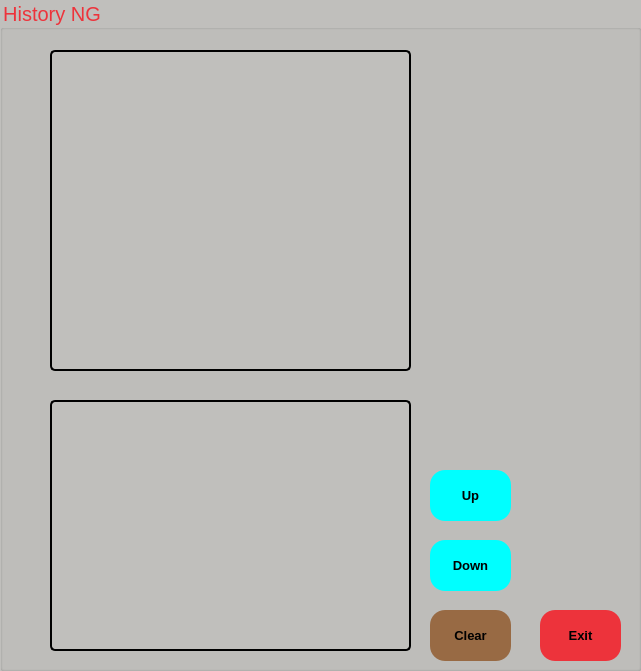
   <widget class="QGroupBox" name="history_NG">
    <property name="geometry">
     <rect>
      <x>160</x>
      <y>0</y>
      <width>641</width>
      <height>671</height>
     </rect>
    </property>
    <property name="font">
     <font>
      <pointsize>15</pointsize>
      <stylestrategy>PreferDefault</stylestrategy>
      <kerning>true</kerning>
     </font>
    </property>
    <property name="styleSheet">
     <string notr="true">color: rgb(237, 51, 59);
background-color: rgb(192, 191, 188);</string>
    </property>
    <property name="title">
     <string>History NG</string>
    </property>
    <widget class="QPushButton" name="but_up">
     <property name="geometry">
      <rect>
       <x>430</x>
       <y>470</y>
       <width>81</width>
       <height>51</height>
      </rect>
     </property>
     <property name="font">
      <font>
       <pointsize>10</pointsize>
       <weight>75</weight>
       <bold>true</bold>
      </font>
     </property>
     <property name="styleSheet">
      <string notr="true">background-color: rgb(0, 255, 255);
color: rgb(255, 255, 255);
color: rgb(0, 0, 0);
border-radius:15px;
</string>
     </property>
     <property name="text">
      <string>Up</string>
     </property>
    </widget>
    <widget class="QPushButton" name="but_down">
     <property name="geometry">
      <rect>
       <x>430</x>
       <y>540</y>
       <width>81</width>
       <height>51</height>
      </rect>
     </property>
     <property name="font">
      <font>
       <pointsize>10</pointsize>
       <weight>75</weight>
       <bold>true</bold>
      </font>
     </property>
     <property name="styleSheet">
      <string notr="true">background-color: rgb(0, 255, 255);
color: rgb(255, 255, 255);
color: rgb(0, 0, 0);
border-radius:15px;
</string>
     </property>
     <property name="text">
      <string>Down</string>
     </property>
    </widget>
    <widget class="QLabel" name="space_to_display_history_NG">
     <property name="geometry">
      <rect>
       <x>50</x>
       <y>50</y>
       <width>361</width>
       <height>321</height>
      </rect>
     </property>
     <property name="styleSheet">
      <string notr="true">border: 2px solid black;
                border-radius: 5px;
                padding: 10px;</string>
     </property>
     <property name="text">
      <string/>
     </property>
    </widget>
    <widget class="QPushButton" name="but_exit">
     <property name="geometry">
      <rect>
       <x>540</x>
       <y>610</y>
       <width>81</width>
       <height>51</height>
      </rect>
     </property>
     <property name="font">
      <font>
       <pointsize>10</pointsize>
       <weight>75</weight>
       <bold>true</bold>
      </font>
     </property>
     <property name="styleSheet">
      <string notr="true">background-color: rgb(237, 51, 59);
color: rgb(255, 255, 255);
color: rgb(0, 0, 0);
border-radius:15px;
</string>
     </property>
     <property name="text">
      <string>Exit</string>
     </property>
    </widget>
    <widget class="QListWidget" name="listWidget_NG">
     <property name="geometry">
      <rect>
       <x>50</x>
       <y>400</y>
       <width>361</width>
       <height>251</height>
      </rect>
     </property>
     <property name="styleSheet">
      <string notr="true">border: 2px solid black;
                border-radius: 5px;
                padding: 10px;</string>
     </property>
     <property name="sortingEnabled">
      <bool>false</bool>
     </property>
    </widget>
    <widget class="QPushButton" name="but_clear">
     <property name="geometry">
      <rect>
       <x>430</x>
       <y>610</y>
       <width>81</width>
       <height>51</height>
      </rect>
     </property>
     <property name="font">
      <font>
       <pointsize>10</pointsize>
       <weight>75</weight>
       <bold>true</bold>
      </font>
     </property>
     <property name="styleSheet">
      <string notr="true">color: rgb(255, 255, 255);
background-color: rgb(152, 106, 68);
color: rgb(0, 0, 0);
border-radius:15px;
</string>
     </property>
     <property name="text">
      <string>Clear</string>
     </property>
    </widget>
   </widget>
